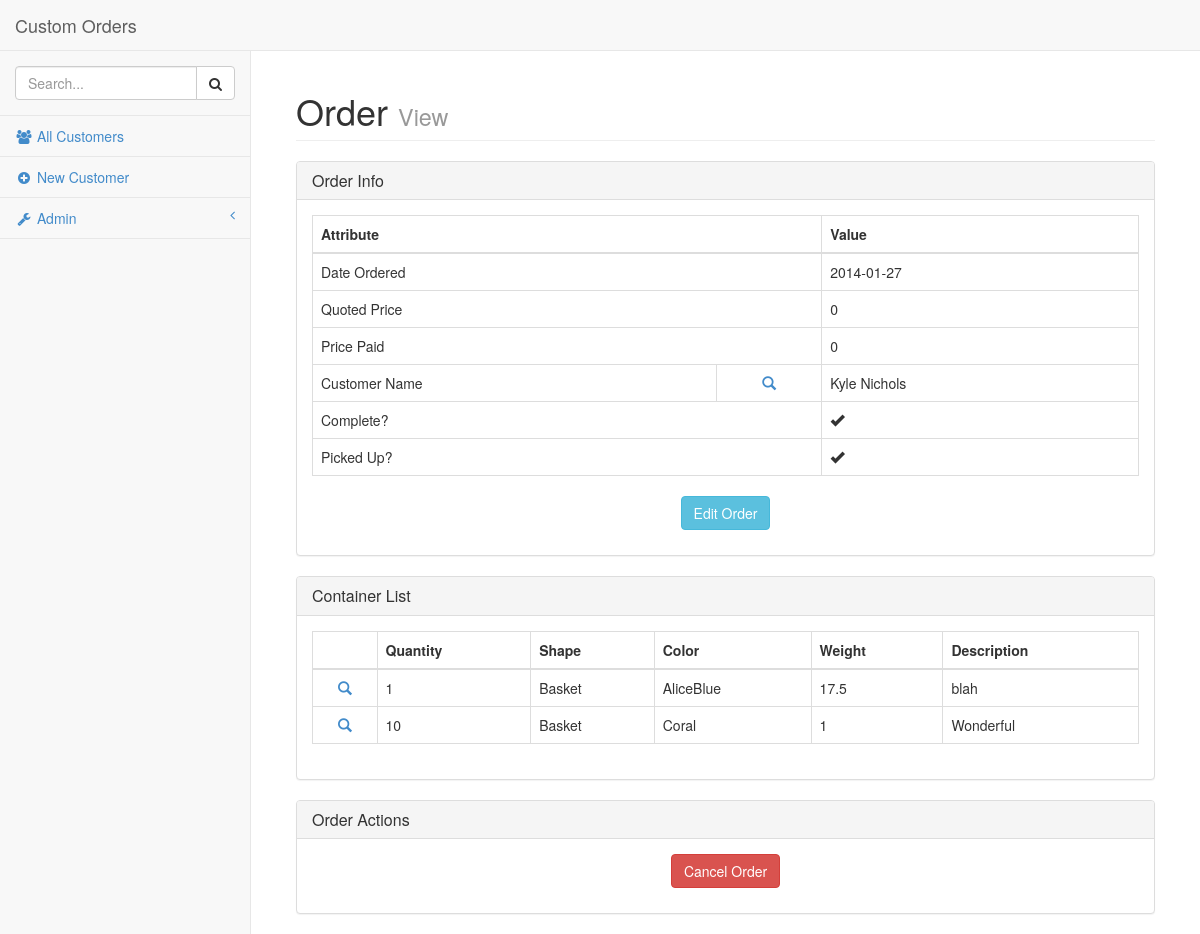
The app's page /vieworder.php?OrderID=2 with its own data.
### tables this page shows
CREATE TABLE IF NOT EXISTS `Order` (
  `OrderID` mediumint(9) NOT NULL AUTO_INCREMENT,
  `DateOrdered` date NOT NULL,
  `QuotedPrice` double(10,5) NOT NULL,
  `TotalPaid` double(10,5) NOT NULL,
  `CustomerID` mediumint(9) NOT NULL,
  `Complete` tinyint(1) NOT NULL,
  `PickedUp` tinyint(1) NOT NULL,
  PRIMARY KEY (`OrderID`),
  KEY `CustomerID` (`CustomerID`)
);

CREATE TABLE IF NOT EXISTS `Container` (
  `ContainerID` mediumint(9) NOT NULL AUTO_INCREMENT,
  `Shape` varchar(20) NOT NULL,
  `Color` varchar(20) NOT NULL,
  `Weight` double(10,5) NOT NULL,
  `Desc` varchar(50) NOT NULL,
  `Price` double(10,5) NOT NULL,
  `OrderID` mediumint(9) NOT NULL,
  `Quantity` int(3) NOT NULL,
  PRIMARY KEY (`ContainerID`),
  KEY `OrderID` (`OrderID`)
);

### inc/sql_queries.php (called while the page is built, shortened)
<?php
require_once("global.php");
function openconnection() {
	global $db_host;
	global $db_user;
	global $db_pass;
	global $db_data;
    $connection = new mysqli($db_host, $db_user, $db_pass, $db_data);
    return $connection;
}
function select_containers_from_order($order_id)
{
	if ($con = openconnection())
	{
		if ($query = $con->prepare("SELECT * FROM Container, `Order`
			WHERE Container.OrderID = `Order`.OrderID AND `Order`.OrderID = ?"))
		{
			$query->bind_param("i", $order_id);
			$query->execute();
		}
		$response = $query->get_result();
		while($row = $response->fetch_assoc())
			$result[] = $row;
		if(isset($result))
			return $result;
		else
			return NULL;
	}
}
function get_order($order_id)
{
	if ($con = openconnection())
	{
		if ($query = $con->prepare("SELECT * FROM `Order`, Customer
			WHERE `Order`.OrderID = ?
				AND Customer.CustomerID = `Order`.CustomerID"))
		{
			$query->bind_param("i", $order_id);
			$query->execute();
		}
		$response = $query->get_result();
		while($row = $response->fetch_assoc())
			$result[] = $row;
		if(isset($result))
			return $result[0];
		else
			return NULL;
	}
}
?>

### vieworder.php (the view, shortened to what this page needs)
<?php
	include("inc/sql_queries.php");
	include("templates/header.php");
    function echo_data($data, $item) {
        if(isset($data[$item])) {
            echo $data[$item];
        }
    }
    if(isset($_REQUEST['OrderID']) && !empty($_REQUEST['OrderID'])) {
        $OrderID = $_REQUEST['OrderID'];
    }
    else {
        $OrderID = NULL;
    }
    if($OrderID):
?>
<?php
    $order = get_order($OrderID);
    $customerlink = "viewcustomer.php?CustomerID=".$order['CustomerID'];
?>
<div>
	<div class="panel panel-default">
		<div class="panel-heading">
			<h3 class="panel-title">Order Info</h3>
		</div>
        <div class="panel-body">
            <table class="table table-bordered table-hover">
                <thead>
                    <tr>
                        <th colspan="2">Attribute</th>
                        <th>Value</th>
                    </tr>
                </thead>
                <tbody>
                    <tr>
                        <td colspan="2">Date Ordered</td>
                        <td><?php echo_data($order, 'DateOrdered'); ?></td>
                    </tr>
                    <tr>
                        <td colspan="2">Quoted Price</td>
                        <td><?php echo_data($order, 'QuotedPrice'); ?></td>
                    </tr>
                    <tr>
                        <td colspan="2">Price Paid</td>
                        <td><?php echo_data($order, 'TotalPaid'); ?></td>
                    </tr>
                    <tr data-href="<?php echo $customerlink; ?>">
                        <td>Customer Name</td>
                        <td class="text-center"><a href="<?php echo $customerlink; ?>"><span class="glyphicon glyphicon-search"></span></a></td>
                        <td><?php echo_data($order, 'Name'); ?></td>
                    </tr>
                    <tr>
                        <td colspan="2">Complete?</td>
                        <td><span class="glyphicon <?php echo $order['Complete'] ? "glyphicon-ok" : "glyphicon-remove"; ?>"></span></td>
                    </tr>
                    <tr>
                        <td colspan="2">Picked Up?</td>
                        <td><span class="glyphicon <?php echo $order['PickedUp'] ? "glyphicon-ok" : "glyphicon-remove"; ?>"></span></td>
                    </tr>
            </table>
            <p class="text-center"><a class="btn btn-info" href="editorder.php?OrderID=<?php echo $OrderID; ?>">Edit Order</a></p>
		</div>
    </div>
<?php
    $data = select_containers_from_order($OrderID);
?>
	<div class="panel panel-default">
		<div class="panel-heading">
			<h3 class="panel-title">Container List</h3>
		</div>
        <div class="panel-body">
<?php
    if(count($data)):
?>
        <table class="table table-bordered table-hover">
            <thead>
                <tr>
                    <th></th>
					<th>Quantity</th>
                    <th>Shape</th>
                    <th>Color</th>
                    <th>Weight</th>
                    <th>Description</th>
                </tr>
            </thead>
            <tbody>
<?php
        foreach($data as $row):
            $rowlink = "viewcontainer.php?ContainerID=".$row['ContainerID'];
?>
                <tr data-href="<?php echo $rowlink; ?>">
                    <td class="text-center"><a href="<?php echo $rowlink; ?>"><span class="glyphicon glyphicon-search"></span></a></td>
					<td><?php echo_data($row, 'Quantity'); ?></td>
                    <td><?php echo_data($row, 'Shape'); ?></td>
                    <td><?php echo_data($row, 'Color'); ?></td>
                    <td><?php echo_data($row, 'Weight'); ?></td>
                    <td><?php echo_data($row, 'Desc'); ?></td>
                </tr>
<?php
        endforeach;
?>
        </table>
<?php
    else:
?>
        <p>Sorry There is No Data Yet</p>
<?php
    endif;
?>
		</div>
	</div>
		<div class="panel panel-default">
			<div class="panel-heading">
				<h3 class="panel-title">Order Actions</h3>
			</div>
			<div class="panel-body text-center">
			<?php if(($order['DateOrdered']=="0000-00-00")): ?>
				<p class="btn-group"><a class="btn btn-danger" href="deleteorder.php?OrderID=<?php echo $OrderID; ?>">Delete Order</a><a class="btn btn-success" href="submitorder.php?OrderID=<?php echo $OrderID; ?>">Submit Order</a></p>
			<?php else: ?>
				<p><a class="btn btn-danger" href="deleteorder.php?OrderID=<?php echo $OrderID; ?>">Cancel Order</a></p>
			<?php endif; ?>
			</div>
		</div>
</div>
<?php
    endif;
?>
<?php
	include("templates/footer.php");
?>

### css/sb-admin-2.css (style rules this page uses)
body { background-color: #f8f8f8; }

### records on screen
order: DateOrdered "2014-01-27 0 0 Kyle Nichols"
container: Quantity "1 Basket AliceBlue 17.5 blah"
container: Quantity "10 Basket Coral 1 Wonderful"

### other values on screen
$website_name "Custom Orders"
$page_title "Order"
$page_subtitle "View"
